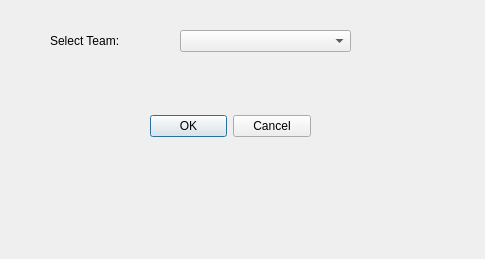
<?xml version="1.0" encoding="UTF-8"?>
<ui version="4.0">
 <class>OpenTeamDialog</class>
 <widget class="QDialog" name="OpenTeamDialog">
  <property name="geometry">
   <rect>
    <x>0</x>
    <y>0</y>
    <width>485</width>
    <height>259</height>
   </rect>
  </property>
  <property name="windowTitle">
   <string>Open Team</string>
  </property>
  <widget class="QDialogButtonBox" name="buttonBox">
   <property name="geometry">
    <rect>
     <x>150</x>
     <y>110</y>
     <width>161</width>
     <height>32</height>
    </rect>
   </property>
   <property name="orientation">
    <enum>Qt::Horizontal</enum>
   </property>
   <property name="standardButtons">
    <set>QDialogButtonBox::Cancel|QDialogButtonBox::Ok</set>
   </property>
  </widget>
  <widget class="QLabel" name="label">
   <property name="geometry">
    <rect>
     <x>50</x>
     <y>30</y>
     <width>101</width>
     <height>21</height>
    </rect>
   </property>
   <property name="text">
    <string>Select Team:</string>
   </property>
  </widget>
  <widget class="QComboBox" name="comboBox">
   <property name="geometry">
    <rect>
     <x>180</x>
     <y>30</y>
     <width>171</width>
     <height>22</height>
    </rect>
   </property>
  </widget>
 </widget>
 <resources/>
 <connections>
  <connection>
   <sender>buttonBox</sender>
   <signal>accepted()</signal>
   <receiver>OpenTeamDialog</receiver>
   <slot>accept()</slot>
   <hints>
    <hint type="sourcelabel">
     <x>248</x>
     <y>254</y>
    </hint>
    <hint type="destinationlabel">
     <x>157</x>
     <y>274</y>
    </hint>
   </hints>
  </connection>
  <connection>
   <sender>buttonBox</sender>
   <signal>rejected()</signal>
   <receiver>OpenTeamDialog</receiver>
   <slot>reject()</slot>
   <hints>
    <hint type="sourcelabel">
     <x>316</x>
     <y>260</y>
    </hint>
    <hint type="destinationlabel">
     <x>286</x>
     <y>274</y>
    </hint>
   </hints>
  </connection>
 </connections>
</ui>
